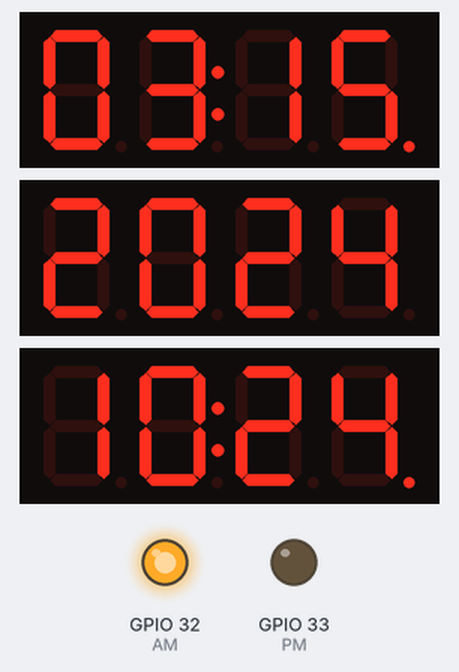
A sketch run on a simulated ESP32. On the bench: 3 × 4-digit seven-segment display, output pins drawn as LEDs (lit = HIGH). WiFi joins after 1.5 s; servers stay silent unless stated; network time is answered at once with the bench clock; the local clock reads 2024-03-15 10:24:30 at power-on unless the sketch sets it; what the sketch prints to the serial monitor is not drawn.

Above: at 4.7 s.
At 90.1 s:
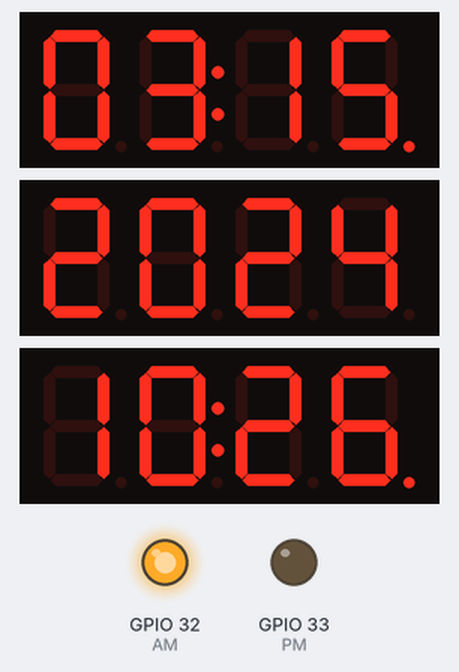
Timing chart, 0 to 91.6 s (numbered marks = the images above):
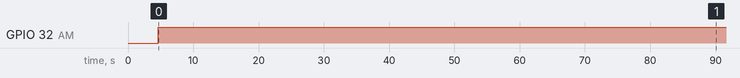

The sketch:

BTTF_SIMPLE_CLOCK_WEBPORTAL_24H.ino
```cpp
#include "TM1637Display.h"
#include "WiFiManager.h"
#include "NTPClient.h"

#define red_CLK 16
#define red1_DIO 17
#define red2_DIO 18
#define red3_DIO 19

#define AM 32
#define PM 33

bool res;
const long utcOffsetInSeconds = 3600; // Offset in second

//========================USEFUL VARIABLES=============================
int UTC = 2; // UTC + value in hour - Summer time
int Display_backlight = 3; // Set displays brightness 0 to 7;
//======================================================================

// Setup the red displays
TM1637Display red1(red_CLK, red1_DIO);
TM1637Display red2(red_CLK, red2_DIO);
TM1637Display red3(red_CLK, red3_DIO);

WiFiUDP ntpUDP;
NTPClient timeClient(ntpUDP, "pool.ntp.org", utcOffsetInSeconds*UTC);

void setup() {

  pinMode(red_CLK, OUTPUT);
  pinMode(red1_DIO, OUTPUT);
  pinMode(red2_DIO, OUTPUT);
  pinMode(red3_DIO, OUTPUT);
  pinMode(AM, OUTPUT);
  pinMode(PM, OUTPUT);

  Serial.begin(9600);

    WiFiManager manager;

   manager.setTimeout(180);
  //fetches ssid and password and tries to connect, if connections succeeds it starts an access point with the name called "BTTF_CLOCK" and waits in a blocking loop for configuration
  res = manager.autoConnect("BTTF_LAMP_CLOCK","password");

  if(!res) {
  Serial.println("failed to connect and timeout occurred");
  ESP.restart(); //reset and try again
  }

  delay(3000);

  timeClient.begin();
  red1.setBrightness(Display_backlight);
  red2.setBrightness(Display_backlight);
  red3.setBrightness(Display_backlight);

}

void loop() {

  timeClient.update();
  Serial.print("Time: ");
  Serial.println(timeClient.getFormattedTime());
  unsigned long epochTime = timeClient.getEpochTime();
  struct tm *ptm = gmtime ((time_t *)&epochTime);
  int currentYear = ptm->tm_year+1900;
  Serial.print("Year: ");
  Serial.println(currentYear);

  int monthDay = ptm->tm_mday;
  Serial.print("Month day: ");
  Serial.println(monthDay);

  int currentMonth = ptm->tm_mon+1;
  Serial.print("Month: ");
  Serial.println(currentMonth);

red1.showNumberDecEx(currentMonth,0b01000000,true,2,0);
red1.showNumberDecEx(monthDay,0b01000000,true,2,2);
red2.showNumberDecEx(currentYear,0b00000000,true);
red3.showNumberDecEx(timeClient.getHours(),0b01000000,true,2,0);
red3.showNumberDecEx(timeClient.getMinutes(),0b01000000,true,2,2);

if((currentMonth*30 + monthDay) >= 121 && (currentMonth*30 + monthDay) < 331){
timeClient.setTimeOffset(utcOffsetInSeconds*UTC);} // Change daylight saving time - Summer
else {timeClient.setTimeOffset((utcOffsetInSeconds*UTC) - 3600);} // Change daylight saving time - Winter


if(timeClient.getHours()>=13){
  digitalWrite(AM,0);
  digitalWrite(PM,1);}

else if(timeClient.getHours()==12){
  digitalWrite(AM,0);
  digitalWrite(PM,1);}

else{
  digitalWrite(AM,1);
  digitalWrite(PM,0);}


}
```

Measured:
- by itself, GPIO 32 (AM): LOW → HIGH at 4.6 s
- what the display in image 0 shows lasts 25.4 s, from 4.6 s to 30.0 s
